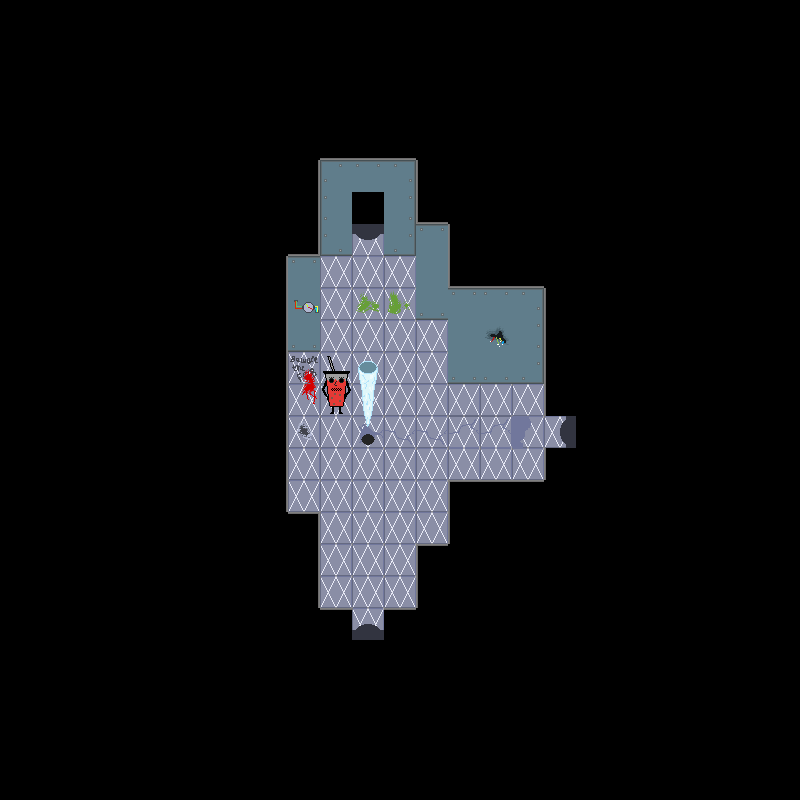

Tiled map render using the project's own tile images. Description and the map definition, with tile-layer contents summarised, below:
An orthogonal 25x25 tile map with 32x32 px tiles, 5 tile layers (backgroundLayer, wallLayer, objectLayer, objectAboveLayer, ...), 2 tilesets and 3 objects.

<map version="1.2" tiledversion="1.2.3" orientation="orthogonal" renderorder="right-down" width="25" height="25" tilewidth="32" tileheight="32" infinite="0" nextlayerid="7" nextobjectid="4">
 <tileset firstgid="1" name="f2tiles" tilewidth="32" tileheight="32" tilecount="56" columns="8">
  <image source="../../assets/Floor 2/f2spritesheet.png" width="256" height="224" />
 </tileset>
 <tileset firstgid="57" name="f2objs" tilewidth="32" tileheight="32" tilecount="16" columns="4">
  <image source="../../assets/Floor 2/objspritesheet.png" width="128" height="128" />
 </tileset>
 <layer id="1" name="backgroundLayer" width="25" height="25">
  <data>[625 cells, 625 non-empty, 13 distinct tile ids]</data>
 </layer>
 <layer id="2" name="wallLayer" width="25" height="25">
  <data>[625 cells, 74 non-empty, 20 distinct tile ids]</data>
 </layer>
 <layer id="3" name="objectLayer" width="25" height="25">
  <data>[625 cells, 2 non-empty, 2 distinct tile ids]</data>
 </layer>
 <layer id="4" name="objectAboveLayer" width="25" height="25">
  <data>[625 cells, 3 non-empty, 3 distinct tile ids]</data>
 </layer>
 <objectgroup id="6" name="doorLayer">
  <object id="1" gid="16" x="352" y="256" width="32" height="32">
   <properties>
    <property name="door" value="up" />
   </properties>
  </object>
  <object id="2" gid="16" x="352" y="640" width="32" height="32">
   <properties>
    <property name="door" value="down" />
   </properties>
  </object>
  <object id="3" gid="16" x="544" y="448" width="32" height="32">
   <properties>
    <property name="door" value="right" />
   </properties>
  </object>
 </objectgroup>
 <layer id="5" name="aboveLayer" width="25" height="25">
  <data>[625 cells, 0 non-empty, 0 distinct tile ids]</data>
 </layer>
</map>
